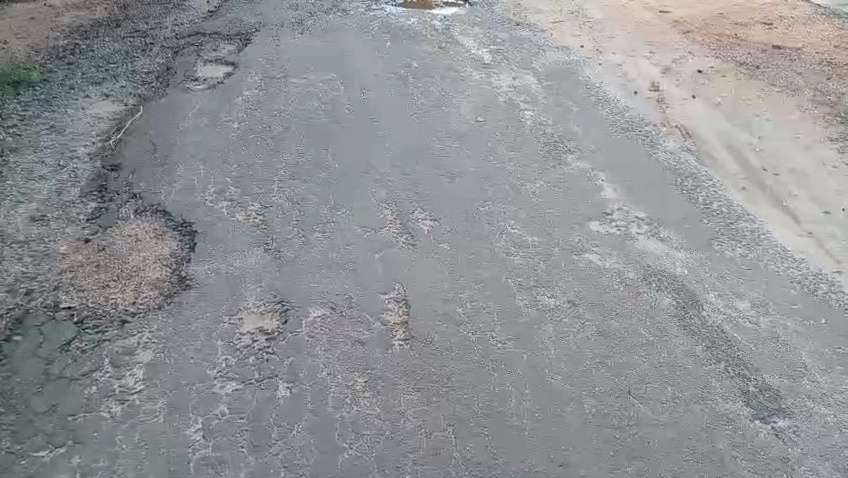
#> input picture Frames/frame_1.jpg, 848 x 478 px, found by its file name; its folder holds only this picture in this run
$ jupyter execute member2.ipynb
#> lines starting #> are read from the running program, lines starting #| are printed output that depends on the picture
[cell 1]
import cv2
import os
import numpy as np
import matplotlib.pyplot as plt

# Main project folder
base_path = "C:/Users/User/Desktop/imageProcessing"

# Member 4 frames folder
input_folder = os.path.join(base_path, "Frames")

# Your output folders
output_folder = os.path.join(base_path, "Contrast_Output")
comparison_folder = os.path.join(base_path, "Contrast_Comparisons")

# Create output folders if not exist
os.makedirs(output_folder, exist_ok=True)
os.makedirs(comparison_folder, exist_ok=True)

clahe = cv2.createCLAHE(clipLimit=2.0, tileGridSize=(8, 8))

[cell 2]
frame_files = sorted(
    [f for f in os.listdir(input_folder)
     if f.startswith("frame_") and f.endswith(".jpg")],
    key=lambda x: int(x.split("_")[1].split(".")[0])
)

[cell 3]
std_results = []
all_pixels_before = []
all_pixels_after = []

comparison_saved = 0
count = 0

for file in frame_files:

    img_path = os.path.join(input_folder, file)
    img = cv2.imread(img_path)
#> img is the input picture: shape (478, 848, 3); mean B, G, R 150.1, 147, 144.4

    if img is None:
        continue

    # Convert to grayscale
    gray = cv2.cvtColor(img, cv2.COLOR_BGR2GRAY)

    # Apply CLAHE
    contrast_img = clahe.apply(gray)
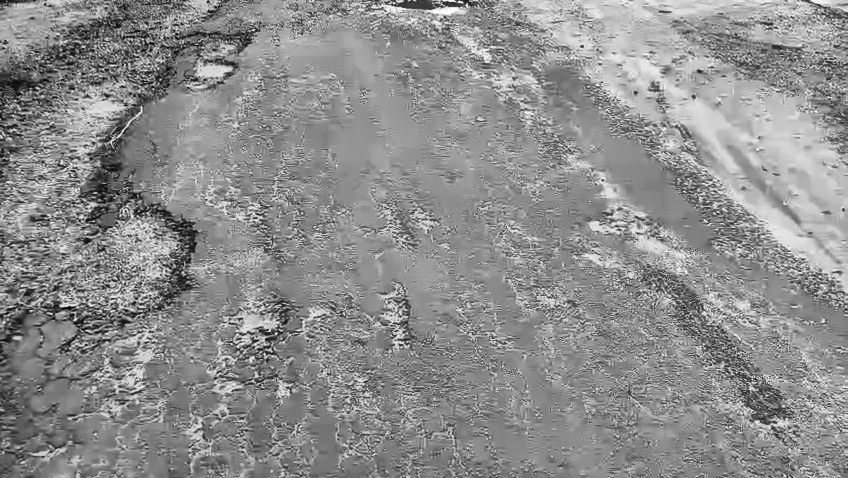
#> contrast_img: shape (478, 848); min 2, max 255, mean 141.4

    # Save enhanced image (ALL frames)
    save_path = os.path.join(output_folder, file)
    cv2.imwrite(save_path, contrast_img)

    # Standard deviation
    std_before = np.std(gray)
#> std_before = 27.62
    std_after = np.std(contrast_img)
#> std_after = 37.4
    std_results.append([file, std_before, std_after])

    # Collect pixels for overall histogram
    all_pixels_before.extend(gray.ravel())
    all_pixels_after.extend(contrast_img.ravel())

    # Save first 3 comparison images
    if comparison_saved < 3:
        combined = np.hstack((gray, contrast_img))
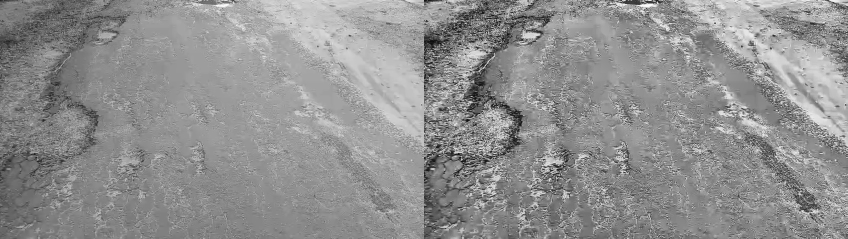
#> combined: shape (478, 1696) (shown at 1/2 size); min 2, max 255, mean 144
        comp_path = os.path.join(
            comparison_folder,
            f"comparison_{comparison_saved}.jpg"
        )
        cv2.imwrite(comp_path, combined)

        # Histogram before
        plt.figure()
        plt.hist(gray.ravel(), bins=256)
        plt.title("Histogram Before CLAHE")
        plt.xlabel("Pixel Intensity")
        plt.ylabel("Frequency")
        plt.savefig(os.path.join(
            comparison_folder,
            f"hist_before_{comparison_saved}.png"
        ))
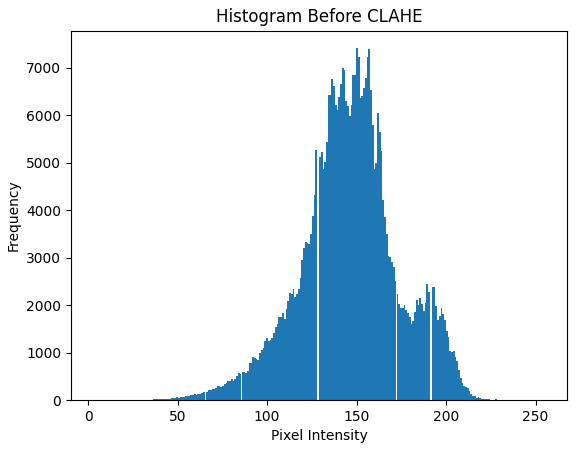
#> figure drawn by matplotlib, 1 panel; tallest bar 7415 high, from x = 149.7 to 150.7
        plt.close()

        # Histogram after
        plt.figure()
        plt.hist(contrast_img.ravel(), bins=256)
        plt.title("Histogram After CLAHE")
        plt.xlabel("Pixel Intensity")
        plt.ylabel("Frequency")
        plt.savefig(os.path.join(
            comparison_folder,
            f"hist_after_{comparison_saved}.png"
        ))
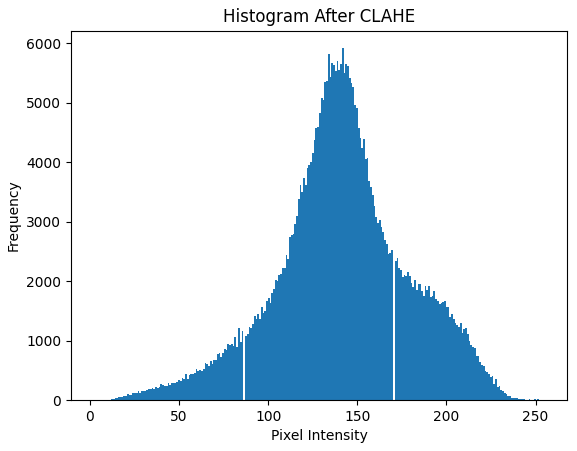
#> figure drawn by matplotlib, 1 panel; tallest bar 5914 high, from x = 141.3 to 142.3
        plt.close()

        comparison_saved += 1

    count += 1

[cell 4]
print("\nStandard Deviation Values:\n")
print("Frame\t\tBefore\t\tAfter")

for row in std_results:
    print(f"{row[0]}\t{row[1]:.4f}\t{row[2]:.4f}")
#> this loop made 1 pass
#> row on pass 1: ['frame_1.jpg', 27.62, 37.4]
#| frame_1.jpg	27.6163	37.3984

[cell 5]
avg_before = np.mean([r[1] for r in std_results])
#> avg_before = 27.62
avg_after = np.mean([r[2] for r in std_results])
#> avg_after = 37.4

print("\nAverage Standard Deviation:")
print("Before CLAHE:", round(avg_before, 4))
#| Before CLAHE: 27.6163
print("After CLAHE:", round(avg_after, 4))
#| After CLAHE: 37.3984
print("Average Improvement:", round(avg_after - avg_before, 4))
#| Average Improvement: 9.7822

[cell 6]
plt.figure()
plt.hist(all_pixels_before, bins=256)
plt.title("Overall Histogram Before CLAHE")
plt.xlabel("Pixel Intensity")
plt.ylabel("Frequency")
plt.savefig(os.path.join(base_path, "overall_hist_before.png"))
#> figure, not shown here; tallest bar 7415 high, from x = 149.7 to 150.7
plt.close()

plt.figure()
plt.hist(all_pixels_after, bins=256)
plt.title("Overall Histogram After CLAHE")
plt.xlabel("Pixel Intensity")
plt.ylabel("Frequency")
plt.savefig(os.path.join(base_path, "overall_hist_after.png"))
#> figure, not shown here; tallest bar 5914 high, from x = 141.3 to 142.3
plt.close()

print("\nTotal frames processed:", count)
print("Enhanced images saved in Contrast_Output folder")
print("Comparison images saved in Contrast_Comparisons folder")
print("Overall histograms saved successfully")

$ run again, on Frames/frame_105.jpg
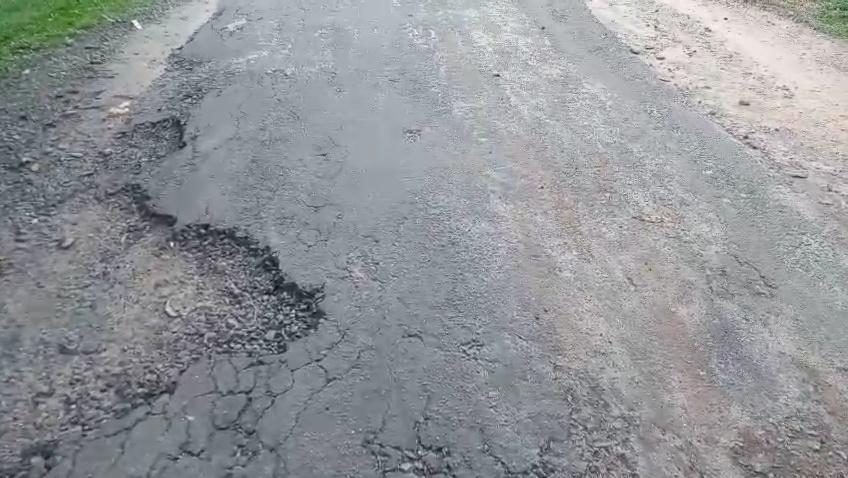
#> input picture Frames/frame_105.jpg, 848 x 478 px, found by its file name
#> img is the input picture: shape (478, 848, 3); mean B, G, R 153.2, 149.4, 146.3
#> `contrast_img = clahe.apply(gray)`:
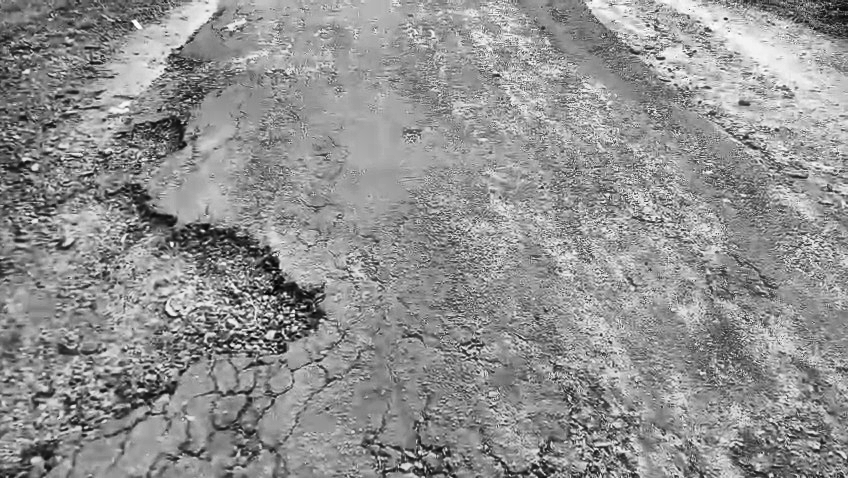
#> contrast_img: shape (478, 848); min 3, max 255, mean 144.4
#> std_before = 32.43
#> std_after = 41.38
#> `plt.savefig(os.path.join( comparison_folder, f"hist_after_{comparison_..`:
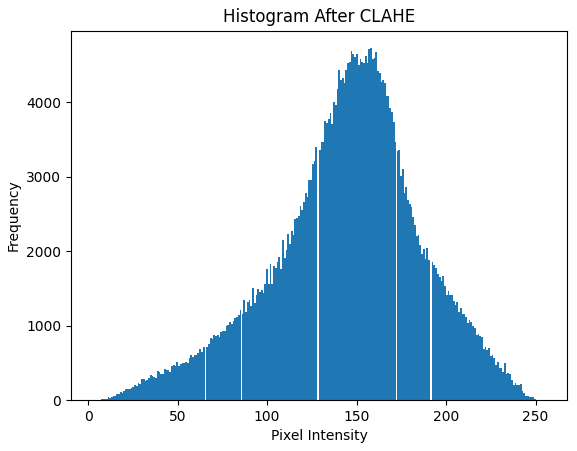
#> figure drawn by matplotlib, 1 panel; tallest bar 4723 high, from x = 157.5 to 158.5
#> the loop `for row in std_results:` made 1 pass
#> row on pass 1: ['frame_105.jpg', 32.43, 41.38]
#> (printed output is left out)
#> avg_before = 32.43
#> avg_after = 41.38
#| Before CLAHE: 32.4332
#| After CLAHE: 41.3754
#| Average Improvement: 8.9422

$ run again, on Frames/frame_107.jpg
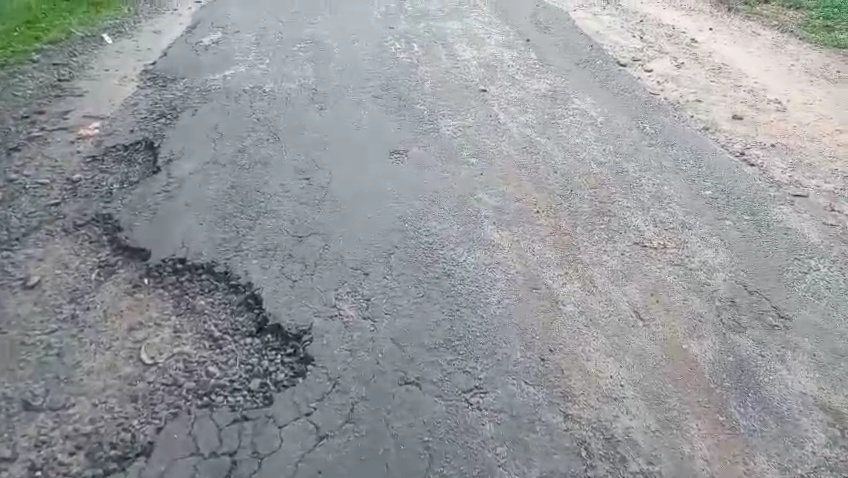
#> input picture Frames/frame_107.jpg, 848 x 478 px, found by its file name
#> img is the input picture: shape (478, 848, 3); mean B, G, R 155.9, 152.4, 149.4
#> `contrast_img = clahe.apply(gray)`:
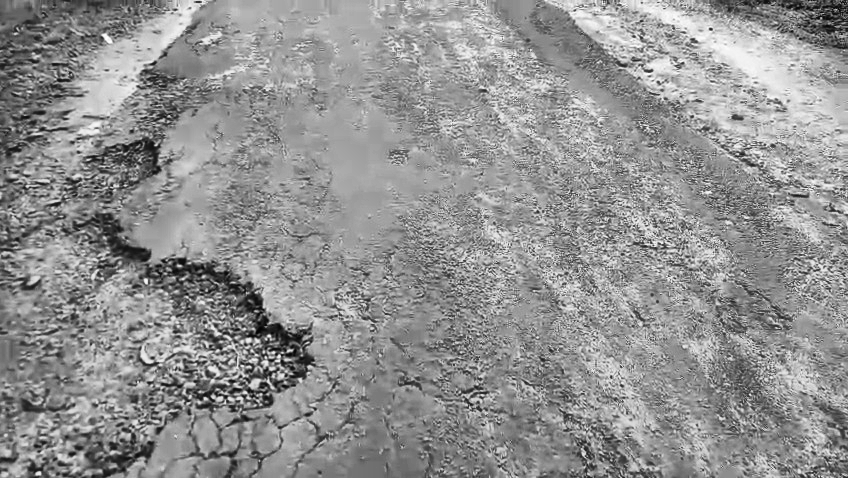
#> contrast_img: shape (478, 848); min 2, max 254, mean 145.7
#> std_before = 32.41
#> std_after = 41.02
#> `plt.savefig(os.path.join( comparison_folder, f"hist_after_{comparison_..`:
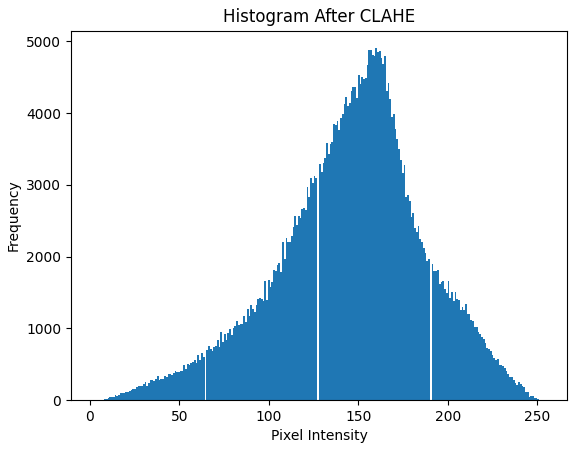
#> figure drawn by matplotlib, 1 panel; tallest bar 4903 high, from x = 159.5 to 160.5
#> the loop `for row in std_results:` made 1 pass
#> row on pass 1: ['frame_107.jpg', 32.41, 41.02]
#> (printed output is left out)
#> avg_before = 32.41
#> avg_after = 41.02
#| Before CLAHE: 32.4102
#| After CLAHE: 41.0227
#| Average Improvement: 8.6125

$ run again, on Frames/frame_109.jpg
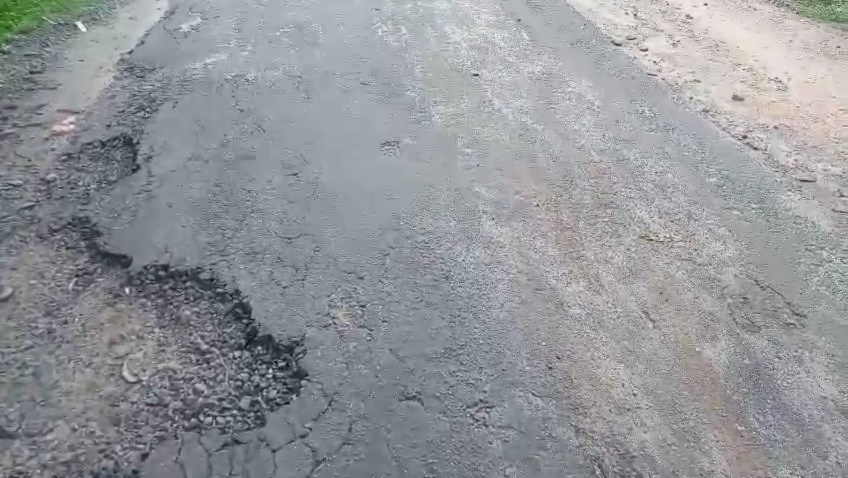
#> input picture Frames/frame_109.jpg, 848 x 478 px, found by its file name
#> img is the input picture: shape (478, 848, 3); mean B, G, R 154.3, 150.2, 147.6
#> `contrast_img = clahe.apply(gray)`:
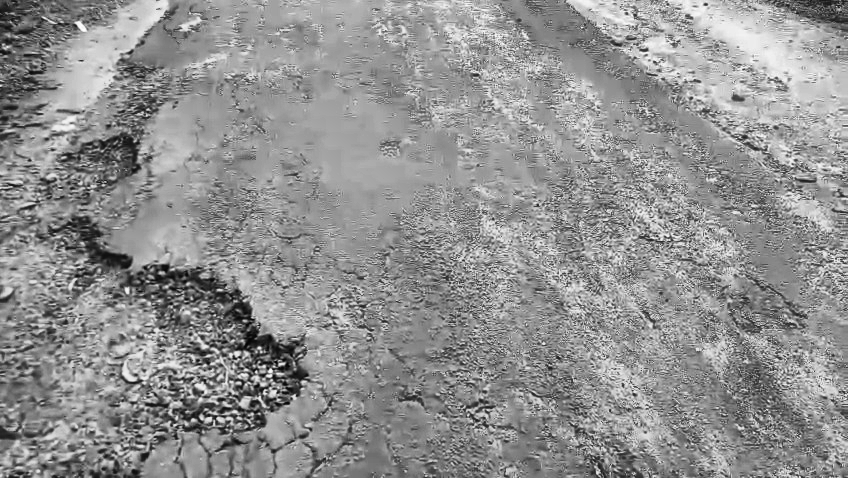
#> contrast_img: shape (478, 848); min 1, max 254, mean 145
#> std_before = 31.63
#> std_after = 40.69
#> `plt.savefig(os.path.join( comparison_folder, f"hist_after_{comparison_..`:
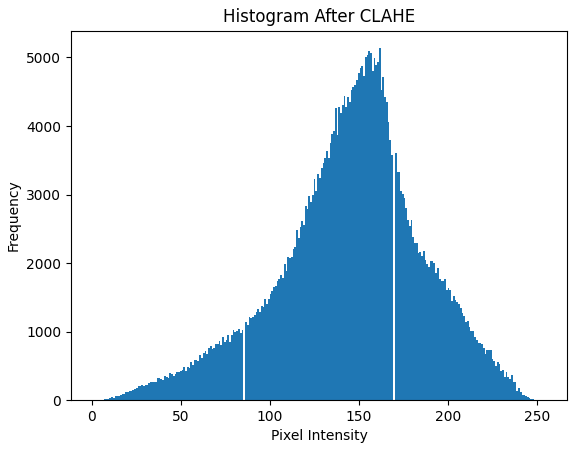
#> figure drawn by matplotlib, 1 panel; tallest bar 5135 high, from x = 161.1 to 162.1
#> the loop `for row in std_results:` made 1 pass
#> row on pass 1: ['frame_109.jpg', 31.63, 40.69]
#> (printed output is left out)
#> avg_before = 31.63
#> avg_after = 40.69
#| Before CLAHE: 31.6284
#| After CLAHE: 40.6923
#| Average Improvement: 9.0639

$ run again, on Frames/frame_101.jpg
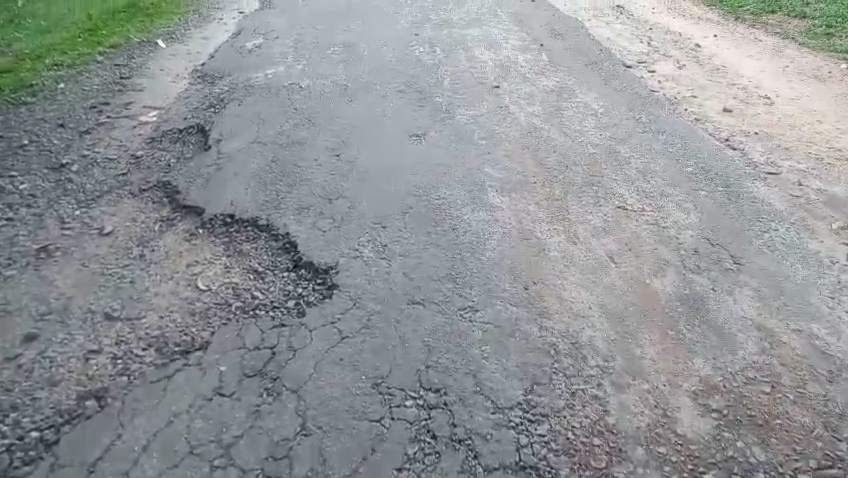
#> input picture Frames/frame_101.jpg, 848 x 478 px, found by its file name
#> img is the input picture: shape (478, 848, 3); mean B, G, R 151.8, 149.4, 145.2
#> std_before = 33.87
#> std_after = 41.57
#> `plt.savefig(os.path.join( comparison_folder, f"hist_after_{comparison_..`:
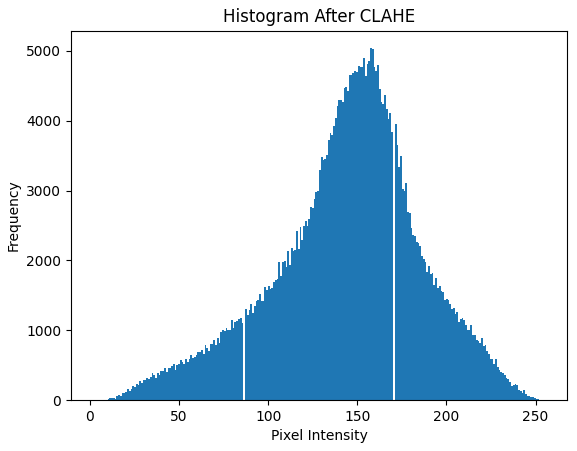
#> figure drawn by matplotlib, 1 panel; tallest bar 5039 high, from x = 157.2 to 158.1
#> the loop `for row in std_results:` made 1 pass
#> row on pass 1: ['frame_101.jpg', 33.87, 41.57]
#> (printed output is left out)
#> avg_before = 33.87
#> avg_after = 41.57
#| Before CLAHE: 33.8686
#| After CLAHE: 41.573
#| Average Improvement: 7.7044
